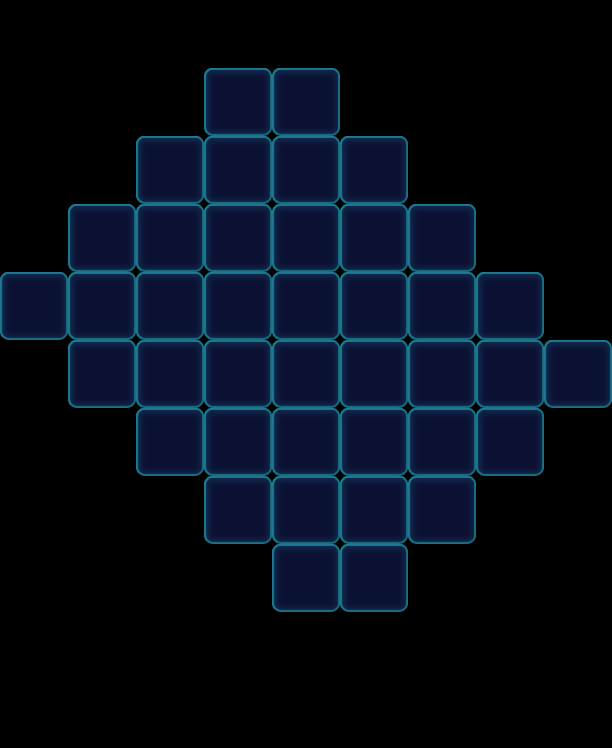

This is a level from a 2D game, rendered from its Tiled map with the project's own tilesets. A one-line summary and the map file follow, with tile-layer data summarised:
An orthogonal 9x11 tile map with 68x68 px tiles, 1 tile layer (Valid), 2 tilesets and 53 objects (20x Monster, 16x Floor, 9x Factory_Normal, 8x Lock).

<map version="1.0" orientation="orthogonal" width="9" height="11" tilewidth="68" tileheight="68">
 <tileset firstgid="1" name="game_grid1" tilewidth="68" tileheight="68">
  <image source="game_grid1.png" width="68" height="68" />
 </tileset>
 <tileset firstgid="2" name="map" tilewidth="68" tileheight="68">
  <image source="map.png" width="1024" height="1024" />
 </tileset>
 <layer name="Valid" width="9" height="11">
  <data>[99 cells, 40 non-empty, 1 distinct tile ids]</data>
 </layer>
 <objectgroup name="BottomObj" width="9" height="11">
  <object type="Floor" gid="33" x="476" y="476">
   <properties>
    <property name="Layers" value="2" />
   </properties>
  </object>
  <object type="Floor" gid="33" x="408" y="544">
   <properties>
    <property name="Layers" value="2" />
   </properties>
  </object>
  <object type="Floor" gid="33" x="476" y="340">
   <properties>
    <property name="Layers" value="2" />
   </properties>
  </object>
  <object type="Floor" gid="33" x="136" y="476">
   <properties>
    <property name="Layers" value="2" />
   </properties>
  </object>
  <object type="Floor" gid="33" x="68" y="272">
   <properties>
    <property name="Layers" value="2" />
   </properties>
  </object>
  <object type="Floor" gid="33" x="272" y="612">
   <properties>
    <property name="Layers" value="2" />
   </properties>
  </object>
  <object type="Floor" gid="33" x="0" y="340">
   <properties>
    <property name="Layers" value="2" />
   </properties>
  </object>
  <object type="Floor" gid="33" x="136" y="204">
   <properties>
    <property name="Layers" value="2" />
   </properties>
  </object>
  <object type="Floor" gid="33" x="340" y="204">
   <properties>
    <property name="Layers" value="2" />
   </properties>
  </object>
  <object type="Floor" gid="33" x="272" y="136">
   <properties>
    <property name="Layers" value="2" />
   </properties>
  </object>
  <object type="Floor" gid="33" x="544" y="408">
   <properties>
    <property name="Layers" value="2" />
   </properties>
  </object>
  <object type="Floor" gid="33" x="408" y="272">
   <properties>
    <property name="Layers" value="2" />
   </properties>
  </object>
  <object type="Floor" gid="33" x="204" y="544">
   <properties>
    <property name="Layers" value="2" />
   </properties>
  </object>
  <object type="Floor" gid="33" x="204" y="136">
   <properties>
    <property name="Layers" value="2" />
   </properties>
  </object>
  <object type="Floor" gid="33" x="68" y="408">
   <properties>
    <property name="Layers" value="2" />
   </properties>
  </object>
  <object type="Floor" gid="33" x="340" y="612">
   <properties>
    <property name="Layers" value="2" />
   </properties>
  </object>
 </objectgroup>
 <objectgroup name="MiddleObj" width="9" height="11">
  <object type="Monster" gid="2" x="272" y="408">
   <properties>
    <property name="Color" value="Blue" />
   </properties>
  </object>
  <object type="Monster" gid="3" x="272" y="612">
   <properties>
    <property name="Color" value="Green" />
   </properties>
  </object>
  <object type="Monster" gid="4" x="476" y="476">
   <properties>
    <property name="Color" value="Orange" />
   </properties>
  </object>
  <object type="Monster" gid="4" x="408" y="476">
   <properties>
    <property name="Color" value="Orange" />
   </properties>
  </object>
  <object type="Monster" gid="2" x="136" y="408">
   <properties>
    <property name="Color" value="Blue" />
   </properties>
  </object>
  <object type="Monster" gid="2" x="68" y="408">
   <properties>
    <property name="Color" value="Blue" />
   </properties>
  </object>
  <object type="Monster" gid="2" x="204" y="544">
   <properties>
    <property name="Color" value="Blue" />
   </properties>
  </object>
  <object type="Monster" gid="3" x="340" y="408">
   <properties>
    <property name="Color" value="Green" />
   </properties>
  </object>
  <object type="Monster" gid="3" x="136" y="476">
   <properties>
    <property name="Color" value="Green" />
   </properties>
  </object>
  <object type="Monster" gid="3" x="204" y="408">
   <properties>
    <property name="Color" value="Green" />
   </properties>
  </object>
  <object type="Monster" gid="17" x="408" y="544">
   <properties>
    <property name="Color" value="Purple" />
   </properties>
  </object>
  <object type="Monster" gid="17" x="544" y="408">
   <properties>
    <property name="Color" value="Purple" />
   </properties>
  </object>
  <object type="Monster" gid="17" x="476" y="408">
   <properties>
    <property name="Color" value="Purple" />
   </properties>
  </object>
  <object type="Monster" gid="17" x="340" y="612">
   <properties>
    <property name="Color" value="Purple" />
   </properties>
  </object>
  <object type="Monster" gid="17" x="204" y="476">
   <properties>
    <property name="Color" value="Purple" />
   </properties>
  </object>
  <object type="Monster" gid="19" x="272" y="476">
   <properties>
    <property name="Color" value="Yellow" />
   </properties>
  </object>
  <object type="Monster" gid="19" x="340" y="476">
   <properties>
    <property name="Color" value="Yellow" />
   </properties>
  </object>
  <object type="Monster" gid="19" x="408" y="408">
   <properties>
    <property name="Color" value="Yellow" />
   </properties>
  </object>
  <object type="Monster" gid="19" x="272" y="544">
   <properties>
    <property name="Color" value="Yellow" />
   </properties>
  </object>
  <object type="Monster" gid="3" x="340" y="544">
   <properties>
    <property name="Color" value="Green" />
   </properties>
  </object>
 </objectgroup>
 <objectgroup color="#000000" name="TopObj" width="9" height="11">
  <object type="Lock" gid="49" x="272" y="408" />
  <object type="Lock" gid="49" x="68" y="408" />
  <object type="Lock" gid="49" x="204" y="408" />
  <object type="Lock" gid="49" x="340" y="408" />
  <object type="Lock" gid="49" x="408" y="408" />
  <object type="Lock" gid="49" x="476" y="408" />
  <object type="Lock" gid="49" x="544" y="408" />
  <object type="Lock" gid="49" x="136" y="408" />
  <object name="10" type="Factory_Normal" x="0" y="204" width="68" height="68">
   <properties>
    <property name="FactoryColorsConfig" value="Blue,Green,Yellow,Purple,Orange" />
   </properties>
  </object>
  <object name="10" type="Factory_Normal" x="68" y="136" width="68" height="68">
   <properties>
    <property name="FactoryColorsConfig" value="Blue,Green,Yellow,Purple,Orange" />
   </properties>
  </object>
  <object name="10" type="Factory_Normal" x="136" y="68" width="68" height="68">
   <properties>
    <property name="FactoryColorsConfig" value="Blue,Green,Yellow,Purple,Orange" />
   </properties>
  </object>
  <object name="10" type="Factory_Normal" x="204" y="0" width="68" height="68">
   <properties>
    <property name="FactoryColorsConfig" value="Blue,Green,Yellow,Purple,Orange" />
   </properties>
  </object>
  <object name="10" type="Factory_Normal" x="272" y="0" width="68" height="68">
   <properties>
    <property name="FactoryColorsConfig" value="Blue,Green,Yellow,Purple,Orange" />
   </properties>
  </object>
  <object name="10" type="Factory_Normal" x="340" y="68" width="68" height="68">
   <properties>
    <property name="FactoryColorsConfig" value="Blue,Green,Yellow,Purple,Orange" />
   </properties>
  </object>
  <object name="10" type="Factory_Normal" x="408" y="136" width="68" height="68">
   <properties>
    <property name="FactoryColorsConfig" value="Blue,Green,Yellow,Purple,Orange" />
   </properties>
  </object>
  <object name="10" type="Factory_Normal" x="544" y="272" width="68" height="68">
   <properties>
    <property name="FactoryColorsConfig" value="Blue,Green,Yellow,Purple,Orange" />
   </properties>
  </object>
  </objectgroup>
 <objectgroup color="#00ff00" name="CeilObj" width="9" height="11" visible="0" />
</map>
<!-- 1 of 53 objects omitted -->
